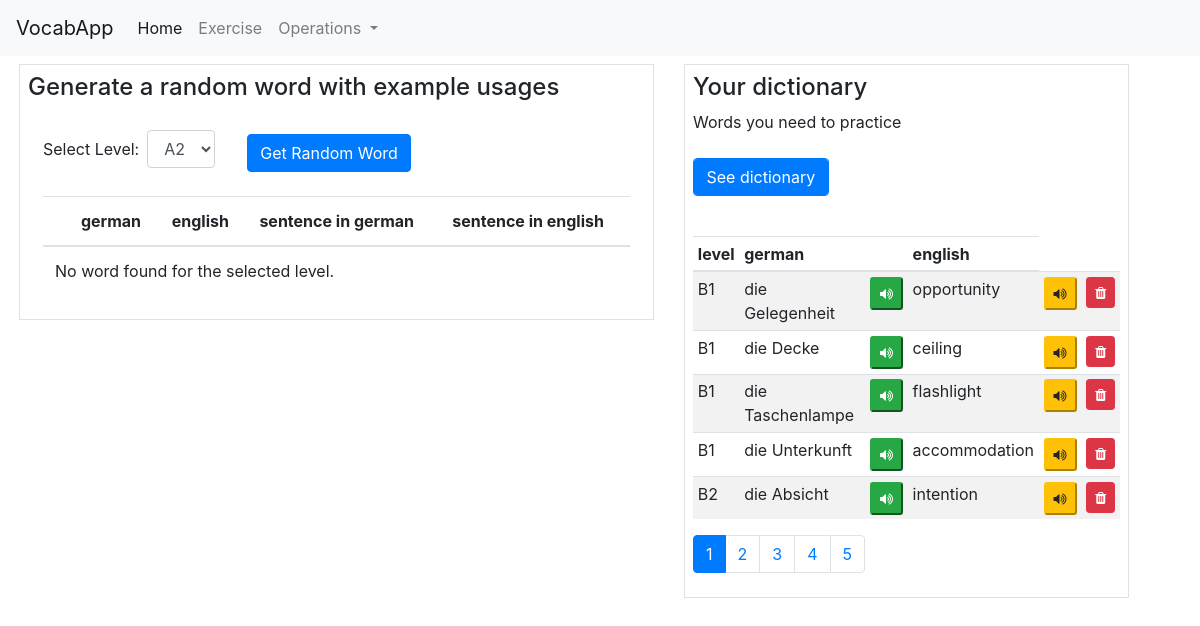
Screenshot of /search with the database file from the repository.
### app.py (models this page shows)
class LanguageData(db.Model):
    __tablename__ = 'language_data'
    id = db.Column(db.Integer, primary_key=True, index=True)
    level = db.Column(db.String, index=True)
    german_word = db.Column(db.String, unique=True, index=True)
    english_word = db.Column(db.String)
    german_example = db.Column(db.String)
    english_example = db.Column(db.String)
    in_dictionary = db.Column(db.Boolean)

### app.py (the view)
@app.route('/search', methods=['GET', 'POST'])
def search():
    if request.method == 'POST':
        page = request.args.get('page', 1, type=int)
        per_page = 5
        paginated_results = LanguageData.query.filter(
                LanguageData.in_dictionary==1
        ).paginate(page=page, per_page=per_page)
        return render_template('index.html', results=paginated_results)
    elif request.method == 'GET':
        print('     --- This is GET ---')
        page = request.args.get('page', 1, type=int)
        per_page = 5
        paginated_results = LanguageData.query.filter(
            LanguageData.in_dictionary == 1
        ).paginate(page=page, per_page=per_page)
        return render_template('index.html', results=paginated_results)
    return redirect(url_for('index'))

### templates/index.html (shortened to what this page needs)
<!DOCTYPE html>
<html lang="en">
<head>
    <link rel="stylesheet" href="https://stackpath.bootstrapcdn.com/bootstrap/4.3.1/css/bootstrap.min.css">
    <link rel="stylesheet" href="https://cdnjs.cloudflare.com/ajax/libs/font-awesome/4.7.0/css/font-awesome.min.css">
</head>
<body>
    <nav class="navbar navbar-expand-lg navbar-light bg-light">
        <a class="navbar-brand" href="{{ url_for('index') }}">VocabApp</a>
        <div class="collapse navbar-collapse" id="navbarNavDropdown">
          <ul class="navbar-nav">
            <li class="nav-item active">
              <a class="nav-link" href="{{ url_for('index') }}">Home <span class="sr-only">(current)</span></a>
            </li>
            <li class="nav-item">
              <a class="nav-link" href="{{url_for('exercise')}}">Exercise</a>
            </li>
            <li class="nav-item dropdown">
              <a class="nav-link dropdown-toggle" href="#" id="navbarDropdownMenuLink" data-bs-toggle="dropdown" aria-haspopup="true" aria-expanded="false">
                Operations
              </a>
            </li>
          </ul>
        </div>
    </nav>
    <div class="container mt-2 ml-1">
        <div class="row">
            <div class="col-md-7">
                <div class="border p-2">
                    <h4>Generate a random word with example usages</h4>
                    <div class="container-fluid mt-4 table-responsive">
                            <form method="POST" action="{{ url_for('get_random_word') }}" class="form-inline">
                            <div class="form-group mr-2">
                                <label for="levelSelect">Select Level:</label>
                                <select class="form-control ml-2" id="levelSelect" name="vocab_level">
                                    <option value="A2">A2</option>
                                </select>
                            </div>
                                    <button type="submit" id="randomWordBtn" class="btn btn-primary mt-2 ml-4">Get Random Word</button>
                            </form>
                            <table class="table table-md mt-4 text-sm">
                                <thead>
                                    <tr>
                                        <th class="text-sm"></th>
                                        <th class="text-sm">german</th>
                                        <th class="text-sm">english</th>
                                        <th class="text-sm">sentence in german</th>
                                        <th class="text-sm">sentence in english</th>
                                    </tr>
                                </thead>
                                <tbody>
                                    {% if random_word %}
                                        <tr>
                                            <td>
                                                <form method="post" action="{{ url_for('add2dict', row_id=random_word.id) }}" onsubmit="">
                                                    <button type="submit" class="btn btn-primary btn-sm" data-toggle="tooltip" data-placement="top" title="Add to dictionary" >
                                                        <i class="fa fa-plus"></i>
                                                    </button>
                                                </form>
                                            </td>
                                            <td class="mb-2">
                                                <button type="button" class="pronounce-btn btn-success btn-sm" data-word="{{ random_word.german_word }}" data-language="german">
                                                    <i class="fa fa-volume-up"></i>
                                                </button>
                                                <div class="mt-2">{{ random_word.german_word }}</div>
                                            </td>
                                                <!-- <td>
                                                </td> -->
                                            <td>
                                                <button type="button" class="pronounce-btn btn-warning btn-sm" data-word="{{ random_word.english_word }}" data-language="english">
                                                    <i class="fa fa-volume-up"></i>
                                                </button>
                                                <div class="mt-2">{{ random_word.english_word }}</div>
                                            </td>
                                            <td>
                                                <button type="button" class="pronounce-btn btn-success btn-sm" data-word="{{ random_word.german_example }}" data-language="german">
                                                    <i class="fa fa-volume-up"></i>
                                                </button>
                                                <div class="mt-2">{{ random_word.german_example }}</div>
                                            </td>
                                            <td>
                                                <button type="button" class="pronounce-btn btn-warning btn-sm" data-word="{{ random_word.english_example }}" data-language="english">
                                                    <i class="fa fa-volume-up"></i>
                                                </button>
                                                <div class="mt-2">{{ random_word.english_example }}</div>
                                            </td>
                                        </tr>
                                    {% else %}
                                        <tr>
                                            <td colspan="5">No word found for the selected level.</td>
                                        </tr>
                                    {% endif %}
                                </tbody>
                            </table>
                    </div>
                </div>
            </div>
            <div class="col-md-5">
                <div class="border p-2">
                    <h4>Your dictionary</h4>
                    <p>Words you need to practice</p>
                    <div class="search mt-4 table-responsive">
                            <form method="POST" id="searchForm" action="{{ url_for('search') }}" onsubmit="">
                                <div class="form-row">
                                    <div class="form-group col-md-4">
                                        <button type="submit" class="btn btn-primary form-control">See dictionary</button>
                                    </div>
                                </div>
                            </form>
                            <table class="table table-striped table-sm fs-6 mt-4" id="resultsTable">
                                <thead>
                                    <tr>
                                        <th>level</th>
                                        <th>german</th>
                                        <th></th>
                                        <th>english</th>
                                    </tr>
                                </thead>
                                <tbody>
                                {% if results %}
                                    {% for row in results.items %}
                                    <tr>
                                        <td>{{ row['level'] }}</td>
                                        <td>{{ row['german_word'] }}</td>
                                        <td>
                                            <button type="button" class="pronounce-btn btn-success btn-sm" data-word="{{ row['german_word'] }}" data-language="german">
                                                <i class="fa fa-volume-up"></i>
                                            </button>
                                        </td>
                                        <td>{{ row['english_word'] }}</td>
                                        <td>
                                            <button type="button" class="pronounce-btn btn-warning btn-sm" data-word="{{ row['english_word'] }}">
                                                <i class="fa fa-volume-up"></i>
                                            </button>
                                        </td>
                                        <td>
                                                <button type="submit" class="btn btn-danger btn-sm  delete-btn" data-toggle="modal" data-target="#confirmDeleteModal" data-rowid="{{ row['id'] }}">
                                                    <i class="fa fa-trash"></i>
                                                </button>
                                        </td>
                                    </tr>
                                {% endfor %}
                                {% else %}
                                    <tr>
                                        <td colspan="6">No results found.</td>
                                    </tr>
                            {% endif %}
                                </tbody>
                            </table>
                        <nav aria-label="Page navigation">
                        {% if results and results.iter_pages %}
                            <ul class="pagination">
                                {% for page_num in results.iter_pages() %}
                                    {% if page_num %}
                                        <li class="page-item{% if page_num == results.page %} active{% endif %}">
                                            <a class="page-link" href="{{ url_for('search', page=page_num) }}">{{ page_num }}</a>
                                        </li>
                                    {% else %}
                                        <li class="page-item disabled"><span class="page-link">...</span></li>
                                    {% endif %}
                                {% endfor %}
                            </ul>
                        {% endif %}
                        </nav>
                    </div>
                </div>
            </div>
        </div>
    </div>
</body>
</html>

### rows the page displays
LanguageData: level "B1", german_word "die Gelegenheit", english_word "opportunity"
LanguageData: level "B1", german_word "die Decke", english_word "ceiling"
LanguageData: level "B1", german_word "die Taschenlampe", english_word "flashlight"
LanguageData: level "B1", german_word "die Unterkunft", english_word "accommodation"
LanguageData: level "B2", german_word "die Absicht", english_word "intention"

### other values shown
{{ page_num }} "1" "2" "3" "4" "5"
